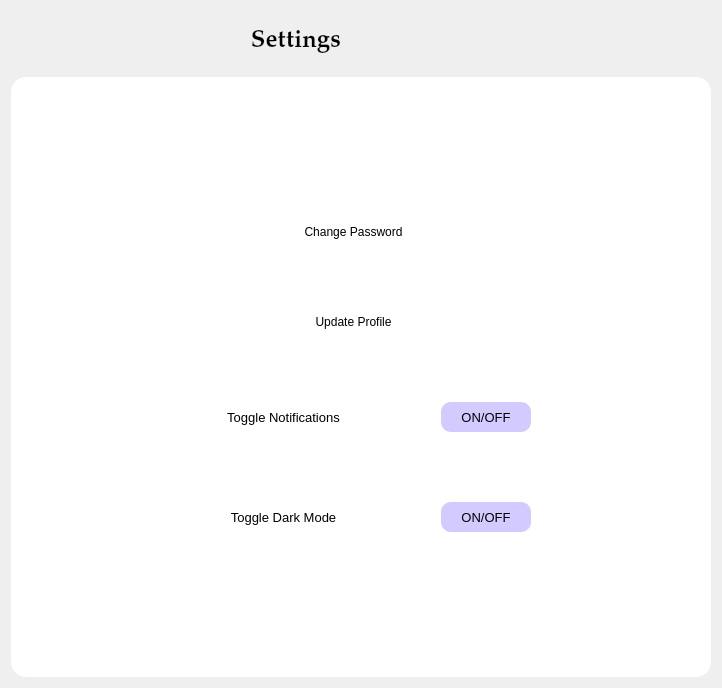
             <widget class="QWidget" name="settings_page">
              <layout class="QGridLayout" name="gridLayout_12">
               <item row="0" column="0">
                <layout class="QVBoxLayout" name="verticalLayout_26">
                 <item>
                  <layout class="QHBoxLayout" name="horizontalLayout_8">
                   <property name="spacing">
                    <number>50</number>
                   </property>
                   <item>
                    <widget class="QLabel" name="label_19">
                     <property name="font">
                      <font>
                       <family>Palatino Linotype</family>
                       <pointsize>18</pointsize>
                       <weight>75</weight>
                       <bold>true</bold>
                      </font>
                     </property>
                     <property name="text">
                      <string>Settings</string>
                     </property>
                     <property name="alignment">
                      <set>Qt::AlignCenter</set>
                     </property>
                    </widget>
                   </item>
                   <item>
                    <widget class="QLabel" name="label_15">
                     <property name="minimumSize">
                      <size>
                       <width>70</width>
                       <height>60</height>
                      </size>
                     </property>
                     <property name="maximumSize">
                      <size>
                       <width>80</width>
                       <height>70</height>
                      </size>
                     </property>
                     <property name="font">
                      <font>
                       <family>Palatino Linotype</family>
                       <pointsize>18</pointsize>
                       <weight>75</weight>
                       <bold>true</bold>
                      </font>
                     </property>
                     <property name="text">
                      <string/>
                     </property>
                     <property name="pixmap">
                      <pixmap resource="resources.qrc">:/images/settings.png</pixmap>
                     </property>
                     <property name="scaledContents">
                      <bool>true</bool>
                     </property>
                    </widget>
                   </item>
                  </layout>
                 </item>
                 <item>
                  <widget class="QFrame" name="frame_5">
                   <property name="minimumSize">
                    <size>
                     <width>700</width>
                     <height>600</height>
                    </size>
                   </property>
                   <property name="maximumSize">
                    <size>
                     <width>900</width>
                     <height>700</height>
                    </size>
                   </property>
                   <property name="styleSheet">
                    <string notr="true">background-color: white;
color:black;
border-radius:15px;</string>
                   </property>
                   <property name="frameShape">
                    <enum>QFrame::StyledPanel</enum>
                   </property>
                   <property name="frameShadow">
                    <enum>QFrame::Raised</enum>
                   </property>
                   <layout class="QGridLayout" name="gridLayout_11">
                    <item row="0" column="0">
                     <layout class="QVBoxLayout" name="verticalLayout_25">
                      <property name="spacing">
                       <number>50</number>
                      </property>
                      <item>
                       <widget class="QPushButton" name="test_video_2">
                        <property name="minimumSize">
                         <size>
                          <width>0</width>
                          <height>40</height>
                         </size>
                        </property>
                        <property name="font">
                         <font>
                          <pointsize>9</pointsize>
                         </font>
                        </property>
                        <property name="styleSheet">
                         <string notr="true">QPushButton{
	padding-right:15px;
}

QPushButton:hover{
	color:#12B298
}</string>
                        </property>
                        <property name="text">
                         <string>Change Password</string>
                        </property>
                        <property name="checkable">
                         <bool>true</bool>
                        </property>
                       </widget>
                      </item>
                      <item>
                       <widget class="QPushButton" name="test_video_3">
                        <property name="minimumSize">
                         <size>
                          <width>0</width>
                          <height>40</height>
                         </size>
                        </property>
                        <property name="font">
                         <font>
                          <pointsize>9</pointsize>
                         </font>
                        </property>
                        <property name="styleSheet">
                         <string notr="true">QPushButton{
	padding-right:15px;
}

QPushButton:hover{
	color:#12B298
}</string>
                        </property>
                        <property name="text">
                         <string>Update Profile</string>
                        </property>
                        <property name="checkable">
                         <bool>true</bool>
                        </property>
                       </widget>
                      </item>
                      <item>
                       <layout class="QHBoxLayout" name="horizontalLayout_14">
                        <item>
                         <widget class="QPushButton" name="test_video_8">
                          <property name="minimumSize">
                           <size>
                            <width>150</width>
                            <height>50</height>
                           </size>
                          </property>
                          <property name="maximumSize">
                           <size>
                            <width>200</width>
                            <height>50</height>
                           </size>
                          </property>
                          <property name="font">
                           <font>
                            <pointsize>10</pointsize>
                           </font>
                          </property>
                          <property name="styleSheet">
                           <string notr="true">QPushButton{
	padding-right:15px;
}

QPushButton:hover{
	color:#12B298
}</string>
                          </property>
                          <property name="text">
                           <string>Toggle Notifications</string>
                          </property>
                          <property name="checkable">
                           <bool>true</bool>
                          </property>
                         </widget>
                        </item>
                        <item>
                         <widget class="QPushButton" name="pushButton">
                          <property name="minimumSize">
                           <size>
                            <width>50</width>
                            <height>30</height>
                           </size>
                          </property>
                          <property name="maximumSize">
                           <size>
                            <width>90</width>
                            <height>30</height>
                           </size>
                          </property>
                          <property name="font">
                           <font>
                            <pointsize>10</pointsize>
                           </font>
                          </property>
                          <property name="styleSheet">
                           <string notr="true">QPushButton{
	
	background-color: rgb(211, 202, 255);
	border-radius:10px;
	
}
QPushButton:hover{
	
	
	color: rgb(42, 255, 138);
	alternate-background-color: rgb(136, 119, 166);
}
QPushButton:checked{
	
	alternate-background-color: rgb(132, 106, 154);
}</string>
                          </property>
                          <property name="text">
                           <string>ON/OFF</string>
                          </property>
                          <property name="checkable">
                           <bool>true</bool>
                          </property>
                         </widget>
                        </item>
                       </layout>
                      </item>
                      <item>
                       <layout class="QHBoxLayout" name="horizontalLayout_13">
                        <item>
                         <widget class="QPushButton" name="test_video_12">
                          <property name="minimumSize">
                           <size>
                            <width>150</width>
                            <height>50</height>
                           </size>
                          </property>
                          <property name="maximumSize">
                           <size>
                            <width>200</width>
                            <height>50</height>
                           </size>
                          </property>
                          <property name="font">
                           <font>
                            <pointsize>10</pointsize>
                           </font>
                          </property>
                          <property name="styleSheet">
                           <string notr="true">QPushButton{
	padding-right:15px;
}

QPushButton:hover{
	color:#12B298
}</string>
                          </property>
                          <property name="text">
                           <string>Toggle Dark Mode</string>
                          </property>
                          <property name="checkable">
                           <bool>true</bool>
                          </property>
                         </widget>
                        </item>
                        <item>
                         <widget class="QPushButton" name="pushButton_3">
                          <property name="minimumSize">
                           <size>
                            <width>50</width>
                            <height>30</height>
                           </size>
                          </property>
                          <property name="maximumSize">
                           <size>
                            <width>90</width>
                            <height>30</height>
                           </size>
                          </property>
                          <property name="font">
                           <font>
                            <pointsize>10</pointsize>
                           </font>
                          </property>
                          <property name="styleSheet">
                           <string notr="true">QPushButton{
	
	background-color: rgb(211, 202, 255);
	border-radius:10px;
	
}
QPushButton:hover{
	
	
	color: rgb(42, 255, 138);
	alternate-background-color: rgb(136, 119, 166);
}
QPushButton:checked{
	
	alternate-background-color: rgb(132, 106, 154);
}</string>
                          </property>
                          <property name="text">
                           <string>ON/OFF</string>
                          </property>
                          <property name="checkable">
                           <bool>true</bool>
                          </property>
                         </widget>
                        </item>
                       </layout>
                      </item>
                     </layout>
                    </item>
                   </layout>
                  </widget>
                 </item>
                </layout>
               </item>
              </layout>
             </widget>
